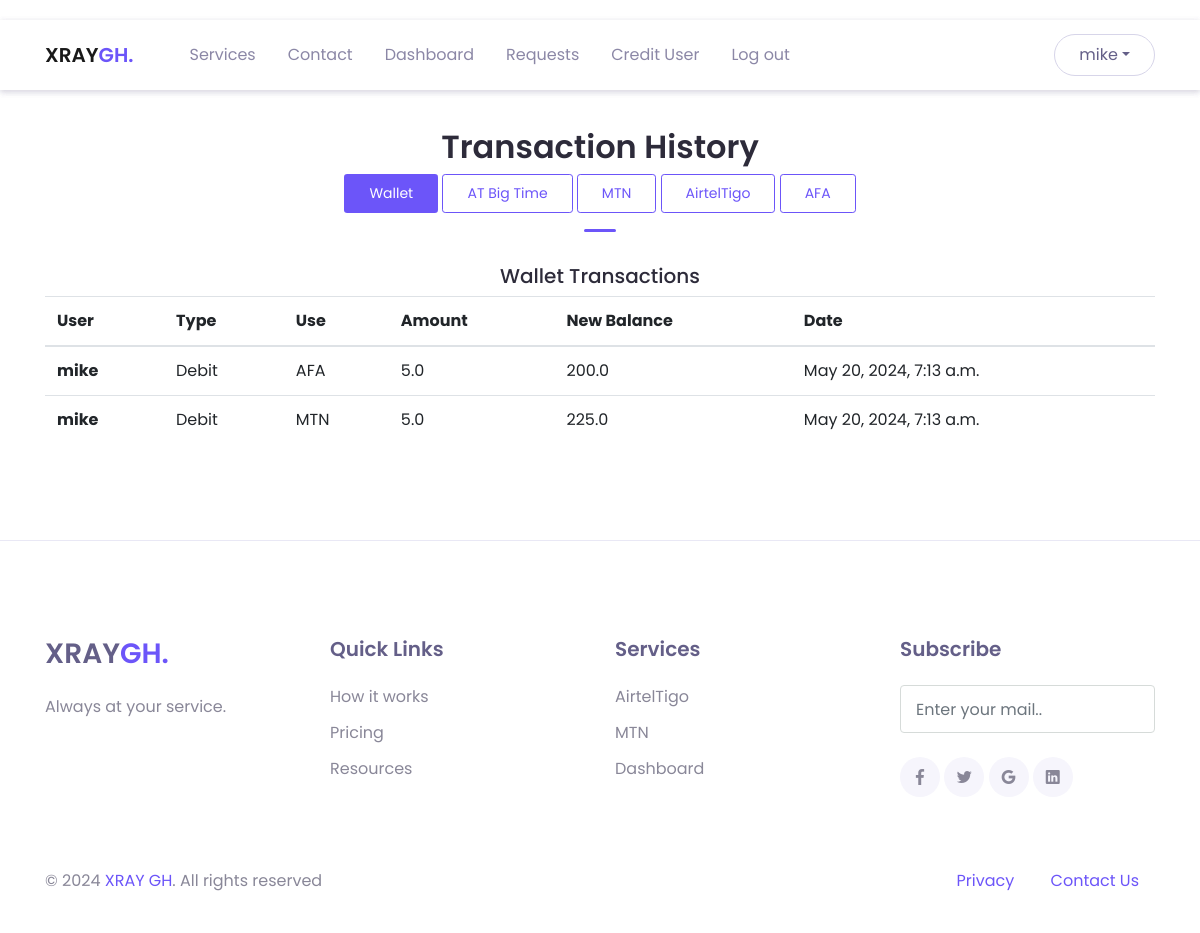
Page /history/wallet (signed in) on the earlier database version.
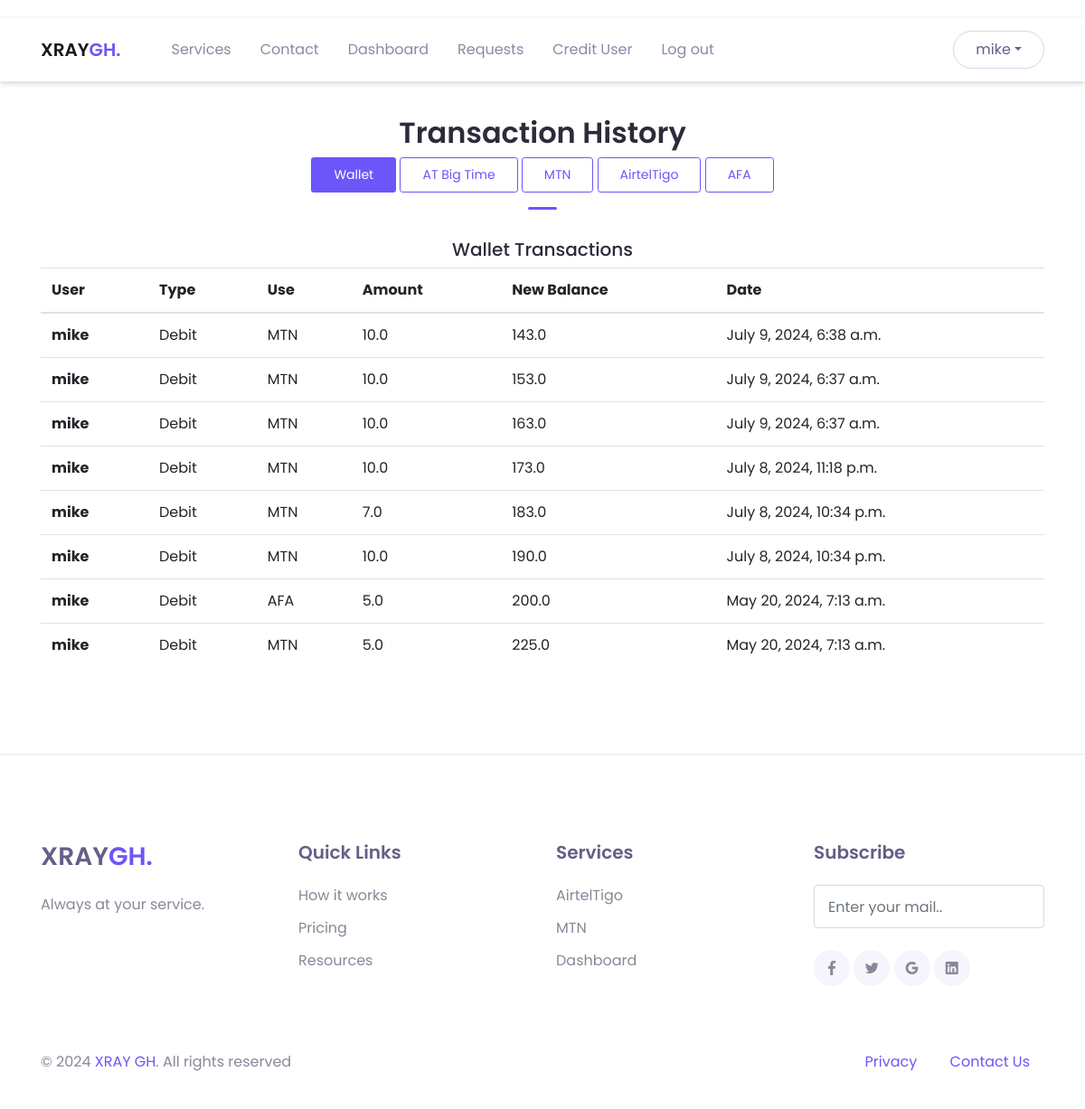
Same page on the later database version.
### intel_app/models.py (models this page shows)
class WalletTransaction(models.Model):
    user = models.ForeignKey(CustomUser, on_delete=models.CASCADE)
    choices = (
        ("Debit", "Debit"),
        ("Credit", "Credit"),
    )
    transaction_type = models.CharField(max_length=250, null=True, blank=True, choices=choices)
    transaction_date = models.DateTimeField(auto_now_add=True)
    transaction_use = models.CharField(max_length=250, null=True, blank=True)
    transaction_amount = models.FloatField(null=False)
    new_balance = models.FloatField(null=True)

class CustomUser(AbstractUser):
    first_name = models.CharField(max_length=100, null=False, blank=False)
    last_name = models.CharField(max_length=100, null=False, blank=False)
    username = models.CharField(max_length=100, null=False, blank=False, unique=True)
    email = models.EmailField(max_length=250, null=False, blank=False)
    phone = models.PositiveIntegerField(null=True, blank=True)
    wallet = models.FloatField(null=True, blank=True, default=0.0)
    choices = (
        ("User", "User"),
        ("Agent", "Agent"),
        ("Super Agent", "Super Agent")
    )
    status = models.CharField(max_length=250, null=False, blank=False, choices=choices, default="User")
    password1 = models.CharField(max_length=100, null=False, blank=False)
    password2 = models.CharField(max_length=100, null=False, blank=False)
    def __str__(self):
        return self.username

### intel_app/views.py (the view)
# urls.py: path('history/wallet', views.wallet_history, name='wallet_history'),
@login_required(login_url='login')
def wallet_history(request):
    user_wallet_transactions = models.WalletTransaction.objects.filter(user=request.user).order_by(
        'transaction_date').reverse()[:1000]
    header = "Wallet Transactions"
    net = "wallet"
    context = {'txns': user_wallet_transactions, "header": header, "net": net}
    return render(request, "layouts/wallet_history.html", context=context)

### intel_app/templates/layouts/wallet_history.html (shortened to what this page needs)
{% extends 'base.html' %}
  {% block content %}
  {% include 'inc/header.html' %}
  <header>
    {% include 'inc/header.html' %}
  </header>
  <main>
    <div class="page-section mt-5" id="services">
      <div class="container">
            <div class="text-center">
                <h2 class="title-section">Transaction History</h2>
                {% if net == "tigo" %}
                <div>
                    <a href="{% url 'history' %}" class="btn btn-sm btn-primary">AirtelTigo</a>
                    <a href ="{% url 'mtn-history' %}" class="btn btn-sm btn-outline-primary">MTN</a>
                    <a href ="{% url 'bt-history' %}" class="btn btn-sm btn-outline-primary">AT Big Time</a>
                     <a href ="{% url 'afa-history' %}" class="btn btn-sm btn-outline-primary">AFA</a>
                    <a href ="{% url 'wallet_history' %}" class="btn btn-sm btn-outline-primary">Wallet</a>
                </div>
                {% elif net == "wallet" %}
                <div>
                    <a href ="{% url 'wallet_history' %}" class="btn btn-sm btn-primary">Wallet</a>
                    <a href="{% url 'bt-history' %}" class="btn btn-sm btn-outline-primary">AT Big Time</a>
                    <a href ="{% url 'mtn-history' %}" class="btn btn-sm btn-outline-primary">MTN</a>
                    <a href="{% url 'history' %}" class="btn btn-sm btn-outline-primary">AirtelTigo</a>
                     <a href ="{% url 'afa-history' %}" class="btn btn-sm btn-outline-primary">AFA</a>
                </div>
                {% endif %}
                <div class="divider mx-auto"></div>
                <h5>{{header}}</h5>
            </div>
            <div class="table-responsive">
                <table id="myTable" class="table">
                    <thead>
                    <tr>
                        <th scope="col">User</th>
                        <th scope="col">Type</th>
                        <th scope="col">Use</th>
                        <th scope="col">Amount</th>
                        <th scope="col">New Balance</th>
                        <th scope="col">Date</th>
                    </tr>
                    </thead>
                    <tbody>
                    {% for txn in txns %}
                        <tr>
                            <th scope="row">{{txn.user}}</th>
                            <td>{{txn.transaction_type}}</td>
                            <td>{{txn.transaction_use}}</td>
                            <td>{{txn.transaction_amount}}</td>
                            <td>{{txn.new_balance}}</td>
                            <td>{{txn.transaction_date}}</td>
                        </tr>
                    {% endfor %}
                    </tbody>
                </table>
            </div>
      </div>
  </div>
  </main>
  {% include 'inc/footer.html' %}
{% endblock %}

Differences in the rows shown:
added WalletTransaction: user "mike", transaction_type "Debit", transaction_use "MTN", transaction_amount "10.0", new_balance "143.0", transaction_date "July 9, 2024, 6:38 a.m."
added WalletTransaction: user "mike", transaction_type "Debit", transaction_use "MTN", transaction_amount "10.0", new_balance "153.0", transaction_date "July 9, 2024, 6:37 a.m."
added WalletTransaction: user "mike", transaction_type "Debit", transaction_use "MTN", transaction_amount "10.0", new_balance "163.0", transaction_date "July 9, 2024, 6:37 a.m."
added WalletTransaction: user "mike", transaction_type "Debit", transaction_use "MTN", transaction_amount "10.0", new_balance "173.0", transaction_date "July 8, 2024, 11:18 p.m."
added WalletTransaction: user "mike", transaction_type "Debit", transaction_use "MTN", transaction_amount "7.0", new_balance "183.0", transaction_date "July 8, 2024, 10:34 p.m."
added WalletTransaction: user "mike", transaction_type "Debit", transaction_use "MTN", transaction_amount "10.0", new_balance "190.0", transaction_date "July 8, 2024, 10:34 p.m."
